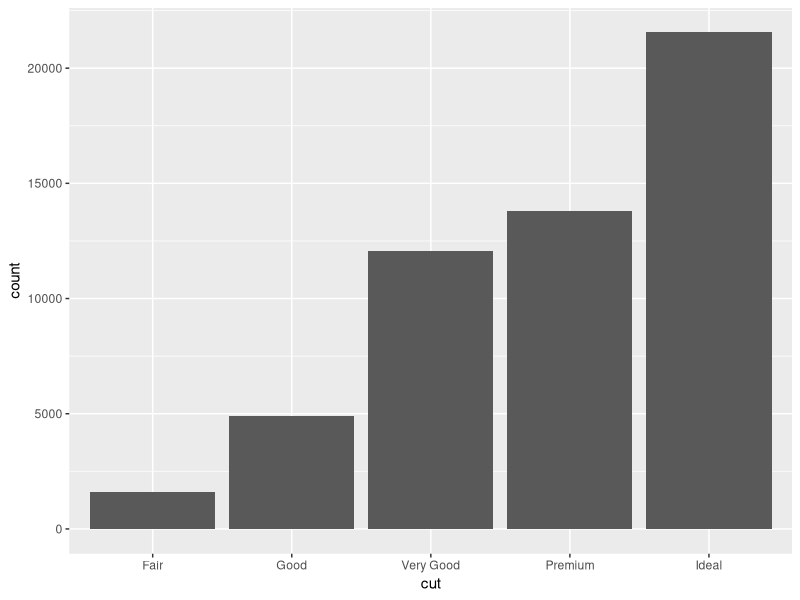
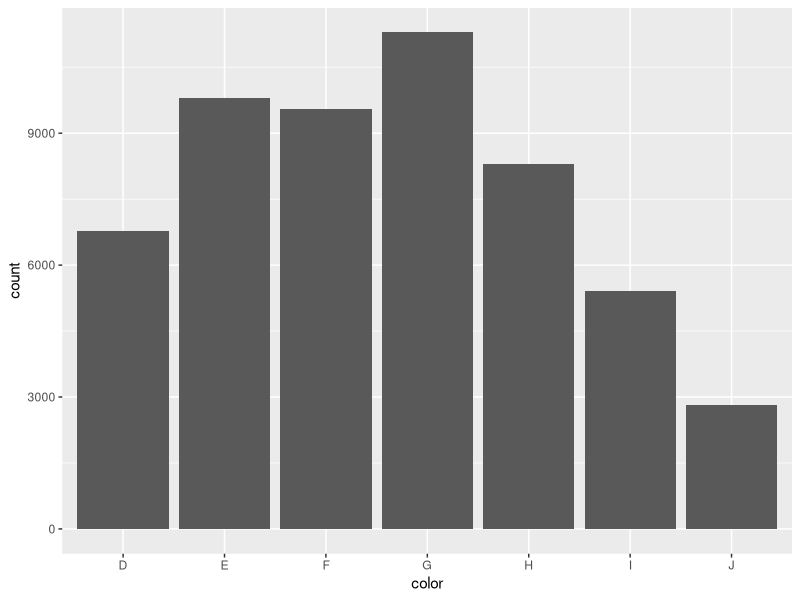
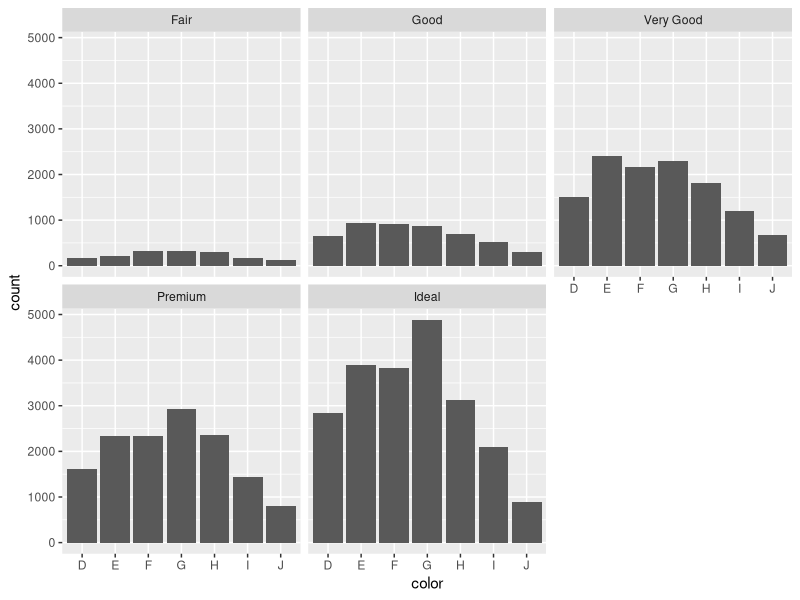
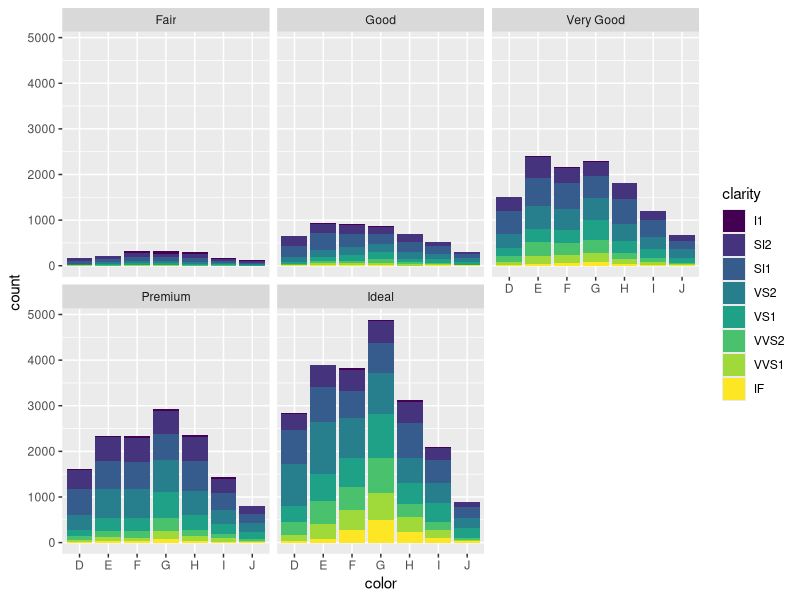
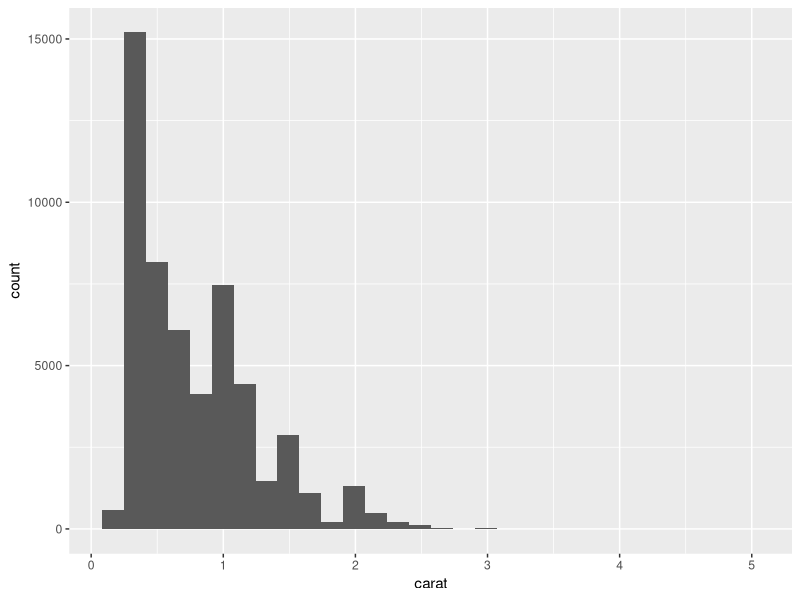
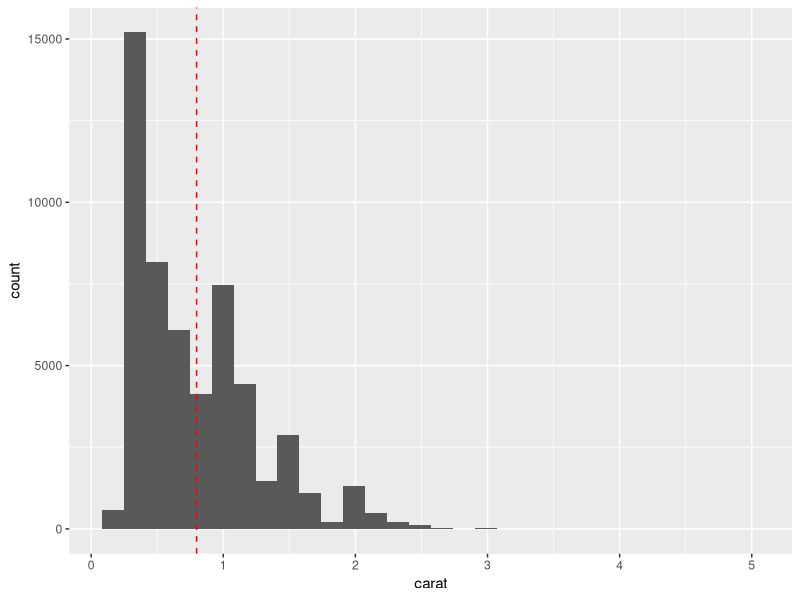
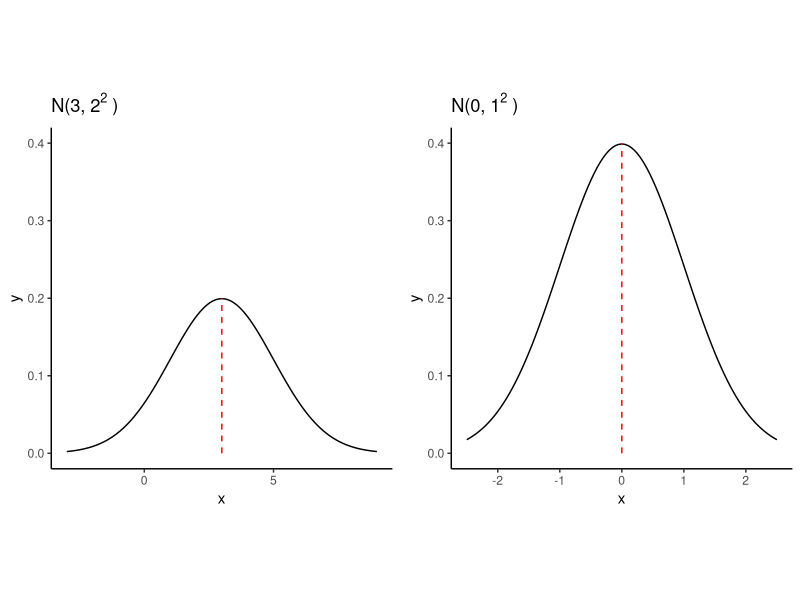

These charts were generated, in order, by the following R code:
## ---- chunk 1
library(tidyverse) 
library(gridExtra)
library(knitr) 
opts_chunk$set(
  tidy = FALSE,
  cache = FALSE,
  echo = TRUE,
  warning = FALSE,
  message = FALSE,
  dpi = 300,
  fig.align = "center",
  fig.width = 4,
  fig.height = 4
  )
## ---- chunk 2
df <- diamonds ## diamonds is a built-in data set
dim(df)
head(df)
## ---- chunk 3
DiaCut <- df$cut
unique(DiaCut)
## ---- chunk 4
table(DiaCut)
## ---- chunk 5
g <- ggplot(data = df, aes(x = cut)) + 
  geom_bar() 
print(g)
## ---- chunk 6
unique(df$color)
## ---- chunk 7
table(df$color)
## ---- chunk 8
ggplot(df, aes(color)) + ## can omit 'data = ' and 'x = '
  geom_bar()
## ---- chunk 9
table(df$cut, df$color)
## ---- chunk 10
ggplot(df, aes(color)) + ## can omit 'data = ' and 'x = '
  geom_bar() +
  facet_wrap(~cut) #<<
## ---- chunk 11
ggplot(df, aes(color, fill = clarity)) + #<<
  geom_bar() +
  facet_wrap(~cut) 
## ---- chunk 12
ggplot(df, aes(carat)) +
  geom_histogram()
## ---- chunk 13
ggplot(df, aes(carat)) +
  geom_histogram() +
  geom_vline(xintercept = mean(df$carat), lty = "dashed", color = "red")
## ---- chunk 14
d <- read.table(file = "heights.txt", header = TRUE, sep = " ")
mom <- d$Mheight
s <- sum(mom); n <- length(mom)
mom_height_mean <- s/n
print(mom_height_mean)
## ---- chunk 15
mean(mom) # mean() gives the mean of a vector
## ---- chunk 16
median(mom)
## ---- chunk 17
quantile(mom)
## ---- chunk 18
carat <- df$carat
mean(carat); median(carat)
## ---- chunk 19
quantile(carat)
## ---- chunk 20
quantile(carat, probs = 0.9)
## ---- chunk 21
var(mom) # var() gives the sample variance of a vector
## ---- chunk 22
v1 <- mom-mean(mom); v2 <- v1^2
sum(v2)/(length(mom)-1)
## ---- chunk 23
sd(mom) # sd() gives the sample standard deviation of a vector
## ---- chunk 24
g <- ggplot(data = data.frame(x = 0), mapping = aes(x = x))
fun.1 <- function(x) dnorm(x, mean = 3, sd = 2)
fun.2 <- function(x) dnorm(x, mean = 0, sd = 1)

g1 <- g + 
  theme_bw() + 
  theme_classic() +
  stat_function(fun = fun.1) + xlim(-3, 9) + ylim(0, 0.4) +
  theme(aspect.ratio = 1) +
  geom_segment(x = 3, y = 0, xend = 3, yend = 0.2, lty = "dashed", color = "red") +
  ggtitle(bquote('N(3,'~2^2~')'))

g2 <- g + 
  theme_bw() + 
  theme_classic() +
  stat_function(fun = fun.2) + xlim(-2.5, 2.5) + ylim(0, 0.4) +
  theme(aspect.ratio = 1) +
  geom_segment(x = 0, y = 0, xend = 0, yend = 0.4, lty = "dashed", color = "red") +
  ggtitle(bquote('N(0,'~1^2~')'))

grid.arrange(g1, g2, ncol = 2)
